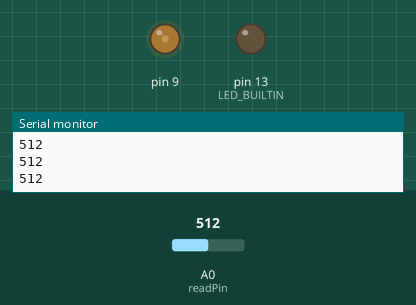
Recording of a sketch running on a simulated Arduino Uno, built with avr-gcc and run on an emulated ATmega328P. Parts: output pins drawn as LEDs (lit = HIGH), the last lines printed to the serial monitor. Inputs (shaded band) come from the test bench; at power-on: A0 (readPin) = 512.

Above: at 1.2 s.
1.3 s: A0 (readPin) set to 306
At 2.5 s:
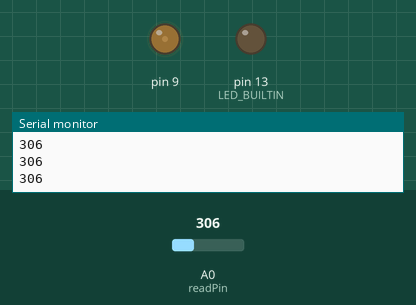
2.8 s: A0 (readPin) set to 0
At 4.0 s:
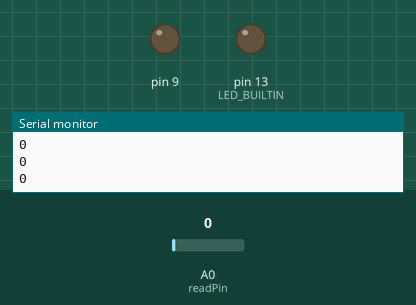
4.3 s: A0 (readPin) set to 6
5.8 s: A0 (readPin) set to 9
At 6.3 s:
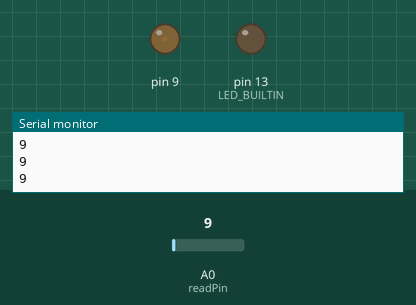
7.3 s: A0 (readPin) set to 1023
At 8.6 s:
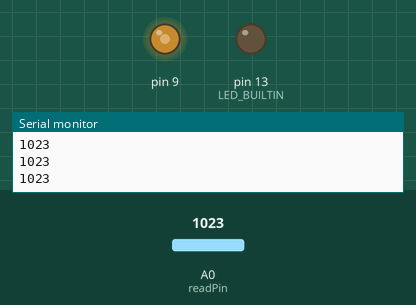
Timing chart, 0 to 9.8 s (numbered marks = the images above; inputs shaded):
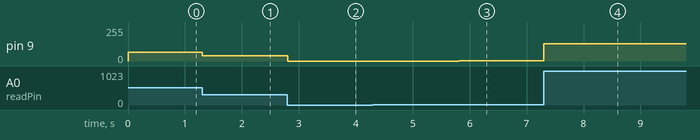

The sketch:

ball_and_tube_proba.ino
```cpp
#define readPin A0
int val;
void setup() {
pinMode(9, OUTPUT);
pinMode(6, INPUT);
pinMode(LED_BUILTIN, OUTPUT);
Serial.begin(9600); // initialize serial communication:
}

void loop() {

  val = analogRead(readPin);
  Serial.println(val);
  int value = map(val, 0, 1024, 0, 130);

/*if (Serial.available() > 0) {
  val = Serial.parseInt();

  Serial.println(val);
  Serial.read();
  }*/
  /*digitalWrite(13, HIGH);
  delay(1000);
  digitalWrite(13, LOW);
  delay(1000);*/

analogWrite(9, value);
delay(20);
}
```

Measured:
- after the input at 1.3 s, pin 9: 65/255 → 38/255 at once
- after the input at 2.8 s, pin 9: 38/255 → 0/255 at once
- after the input at 5.8 s, pin 9: 0/255 → 1/255 at once
- after the input at 7.3 s, pin 9: 1/255 → 129/255 at once
